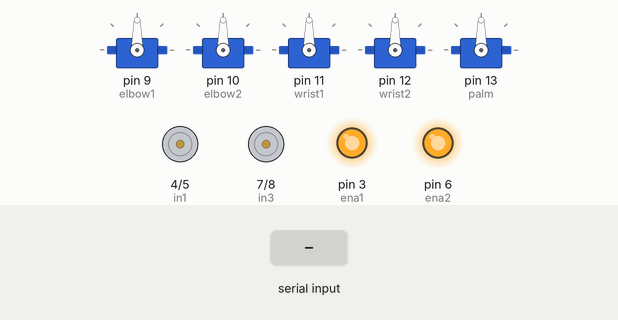
The sketch below on a simulated Arduino Uno, built with avr-gcc and run on an emulated ATmega328P. Shown: 5 × servo, motor-driver pin pairs drawn as motors (green arrow = first pin HIGH = forward, orange = second pin HIGH = backward, longer = more drive), output pins drawn as LEDs (lit = HIGH). Inputs (shaded band) come from the test bench.

Above: at 1.2 s.
1.3 s: "F" received over Serial
At 2.2 s:
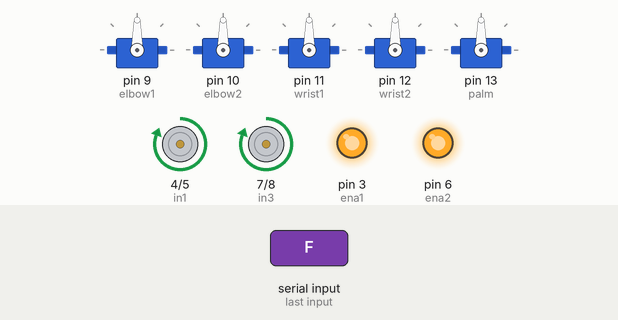
2.9 s: "B" received over Serial
At 3.5 s:
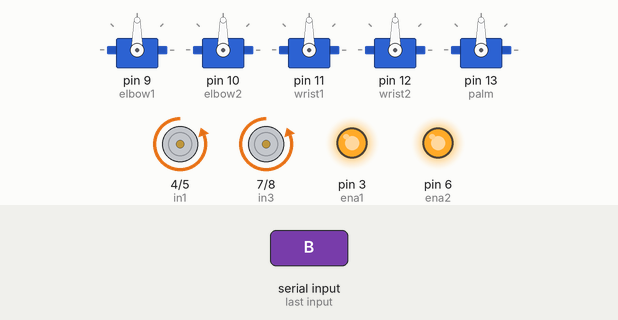
4.5 s: byte 80 ('P') received over Serial
At 5.7 s:
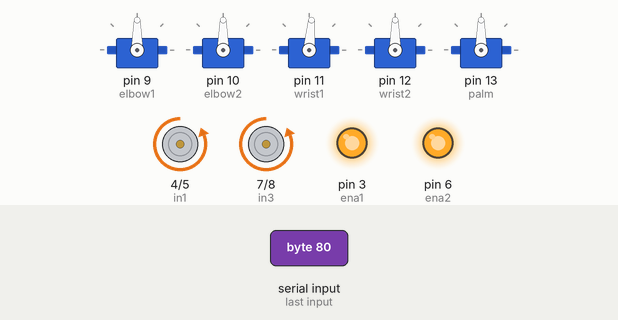
6.0 s: "R" received over Serial
At 7.0 s:
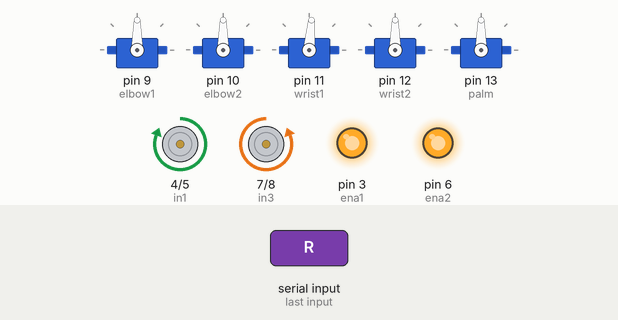
7.5 s: byte 67 ('C') received over Serial
At 8.1 s:
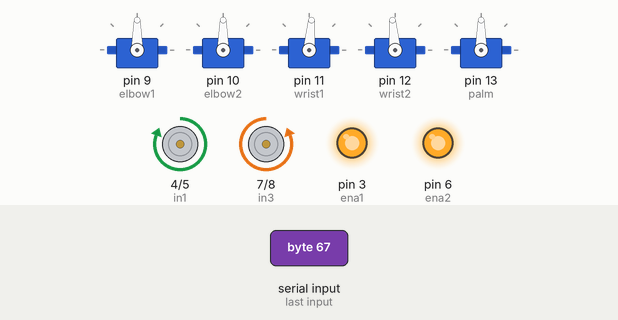
9.0 s: "L" received over Serial
At 9.3 s:
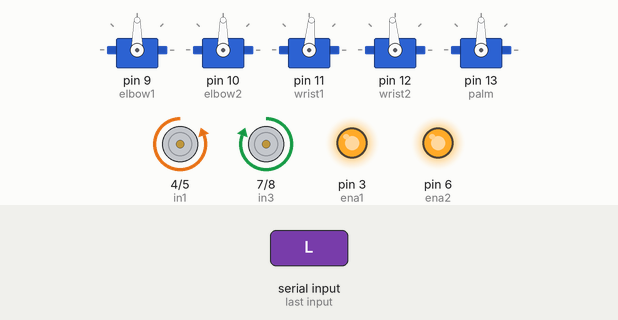
Timing chart, 0 to 11.5 s (numbered marks = the images above; inputs shaded):
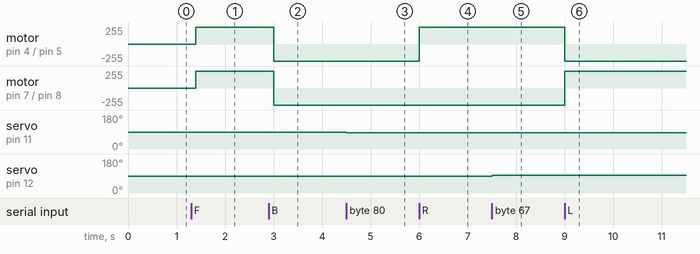

Measured:
- after the input at 1.3 s, motor on pin 4 (in1) / pin 5 (in2), motor on pin 7 (in3) / pin 8 (in4): stopped → forward 255/255 after 0.10 s
- after the input at 2.9 s, motor on pin 4 (in1) / pin 5 (in2), motor on pin 7 (in3) / pin 8 (in4): forward 255/255 → backward 255/255 after 0.10 s
- after the input at 4.5 s, servo on pin 11 (wrist1): 90° → 85° at once
- after the input at 6.0 s, motor on pin 4 (in1) / pin 5 (in2): backward 255/255 → forward 255/255 at once
- after the input at 7.5 s, servo on pin 12 (wrist2): 90° → 95° at once
- after the input at 9.0 s, motor on pin 4 (in1) / pin 5 (in2): forward 255/255 → backward 255/255 at once; motor on pin 7 (in3) / pin 8 (in4): backward 255/255 → forward 255/255 at once

The sketch:

final_project_code.ino
```cpp
#include <Servo.h>
#define ena1 3
#define in1 4
#define in2 5
#define ena2 6
#define in3 7
#define in4 8
Servo elbow1;
Servo elbow2;
Servo wrist1;
Servo wrist2;
Servo palm; // Create a servo object

int angle1 =90; int angle2=90; int angle3=90; int angle4=90; int angle5=90;
int increment = 5;  // Angle increment for each button press

void setup() {
  for (int i = 3; i <= 8; i++) {
    pinMode(i, OUTPUT);
  }

  digitalWrite(4, LOW);
  digitalWrite(5, LOW);
  digitalWrite(7, LOW);
  digitalWrite(8, LOW);
  analogWrite(ena1, 255);
  analogWrite(ena2, 255);

  Serial.begin(9600);  // Initialize serial communication at 9600 baud
  elbow1.attach(9);
  elbow2.attach(10);
  wrist1.attach(11);
  wrist2.attach(12);
  palm.attach(13);
}
void forward() {
  digitalWrite(in1, HIGH);
  digitalWrite(in2, LOW);
  digitalWrite(in3, HIGH);
  digitalWrite(in4, LOW);
}

void backward() {
  digitalWrite(in1, LOW);
  digitalWrite(in2, HIGH);
  digitalWrite(in3, LOW);
  digitalWrite(in4, HIGH);
}

void right() {
  digitalWrite(in1, HIGH);
  digitalWrite(in2, LOW);
  digitalWrite(in3, LOW);
  digitalWrite(in4, HIGH);
}

void left() {
  digitalWrite(in1, LOW);
  digitalWrite(in2, HIGH);
  digitalWrite(in3, HIGH);
  digitalWrite(in4, LOW);
}

void stop() {
  digitalWrite(in1, LOW);
  digitalWrite(in2, LOW);
  digitalWrite(in3, LOW);
  digitalWrite(in4, LOW);
}
void loop() {
  if (Serial.available() > 0) {
    char command = Serial.read();
    switch (command) {
      case 'F':
        forward();
        break;
      case 'B':
        backward();
        break;
      case 'R':
        right();
        break;
      case 'L':
        left();
        break;
      case 'S':
        stop();
        break;
      default:
        stop();
        break;
    }
  }
  delay(100); // Small delay to avoid rapid changes
  if (Serial.available() > 0) {
    char com = Serial.read();  // Read the incoming Bluetooth command
    if (com == 'X') {
      angle1 += increment;  // Increase the servo angle
      if (angle1 > 180) {
        angle1 = 180;  // Ensure the angle doesn't exceed 180 degrees
      }
      elbow1.write(angle1);  // Move the servo to the new angle
    }
    else if (com == 'Y') {
      angle1 -= increment;  // Decrease the servo angle
      if (angle1 < 0) {
        angle1 = 0;  // Ensure the angle doesn't go below 0 degrees
      }
      elbow1.write(angle1);  // Move the servo to the new angle
    }

    if (com == 'M') {
      angle2 += increment;  // Increase the servo angle
      if (angle2 > 180) {
        angle2 = 180;  // Ensure the angle doesn't exceed 180 degrees
      }
      elbow2.write(angle2);  // Move the servo to the new angle
    }
    else if (com == 'N') {
      angle2 -= increment;  // Decrease the servo angle
      if (angle2 < 0) {
        angle2 = 0;  // Ensure the angle doesn't go below 0 degrees
      }
      elbow2.write(angle2);  // Move the servo to the new angle
    }

    if (com == 'O') {
      angle3 += increment;  // Increase the servo angle
      if (angle3 > 180) {
        angle3 = 180;  // Ensure the angle doesn't exceed 180 degrees
      }
      wrist1.write(angle3);  // Move the servo to the new angle
    }
    else if (com == 'P') {
      angle3 -= increment;  // Decrease the servo angle
      if (angle3 < 0) {
        angle3 = 0;  // Ensure the angle doesn't go below 0 degrees
      }
      wrist1.write(angle3);  // Move the servo to the new angle
    }

    if (com == 'C') {
      angle4 += increment;  // Increase the servo angle
      if (angle4 > 180) {
        angle4 = 180;  // Ensure the angle doesn't exceed 180 degrees
      }
      wrist2.write(angle4);  // Move the servo to the new angle
    }
    else if (com == 'D') {
      angle4 -= increment;  // Decrease the servo angle
      if (angle4 < 0) {
        angle4 = 0;  // Ensure the angle doesn't go below 0 degrees
      }
      wrist2.write(angle4);  // Move the servo to the new angle
    }

    if (com == 'U') {
      angle5 += increment;  // Increase the servo angle
      if (angle5 > 180) {
        angle5 = 180;  // Ensure the angle doesn't exceed 180 degrees
      }
      palm.write(angle5);  // Move the servo to the new angle
    }
    else if (com == 'V') {
      angle5 -= increment;  // Decrease the servo angle
      if (angle5 < 0) {
        angle5 = 0;  // Ensure the angle doesn't go below 0 degrees
      }
      palm.write(angle5);  // Move the servo to the new angle
    }
  }

  delay(100);  // Small delay to avoid rapid command processing
}
```
